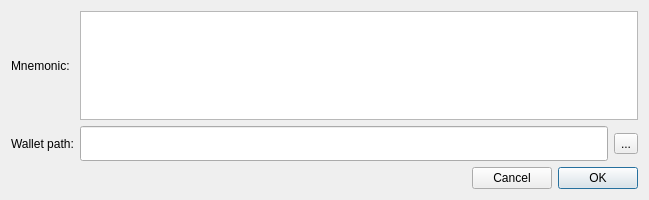
<?xml version="1.0" encoding="UTF-8"?>
<ui version="4.0">
 <class>RestoreFromMnemonicSeedDialog</class>
 <widget class="QDialog" name="RestoreFromMnemonicSeedDialog">
  <property name="geometry">
   <rect>
    <x>0</x>
    <y>0</y>
    <width>649</width>
    <height>200</height>
   </rect>
  </property>
  <property name="minimumSize">
   <size>
    <width>0</width>
    <height>180</height>
   </size>
  </property>
  <property name="windowTitle">
   <string>Restore from mnemonic phrase</string>
  </property>
  <layout class="QVBoxLayout" name="verticalLayout">
   <item>
    <layout class="QGridLayout" name="gridLayout">
     <item row="0" column="0">
      <widget class="QLabel" name="label">
       <property name="text">
        <string>Mnemonic:</string>
       </property>
      </widget>
     </item>
     <item row="2" column="2">
      <widget class="QToolButton" name="m_selectPathButton">
       <property name="text">
        <string>...</string>
       </property>
      </widget>
     </item>
     <item row="2" column="0">
      <widget class="QLabel" name="label_2">
       <property name="text">
        <string>Wallet path:</string>
       </property>
      </widget>
     </item>
     <item row="2" column="1">
      <widget class="QLineEdit" name="m_pathEdit">
       <property name="styleSheet">
        <string notr="true">font: 14pt Capsuula;
font-weight:bold;
</string>
       </property>
      </widget>
     </item>
     <item row="0" column="1" colspan="2">
      <widget class="QTextEdit" name="m_seedEdit">
       <property name="minimumSize">
        <size>
         <width>0</width>
         <height>100</height>
        </size>
       </property>
       <property name="styleSheet">
        <string notr="true">font: 14pt Dual;
font-weight: bold;</string>
       </property>
       <property name="readOnly">
        <bool>false</bool>
       </property>
      </widget>
     </item>
    </layout>
   </item>
   <item>
    <spacer name="verticalSpacer">
     <property name="orientation">
      <enum>Qt::Vertical</enum>
     </property>
     <property name="sizeHint" stdset="0">
      <size>
       <width>20</width>
       <height>2</height>
      </size>
     </property>
    </spacer>
   </item>
   <item>
    <layout class="QHBoxLayout" name="horizontalLayout">
     <item>
      <widget class="QLabel" name="m_errorLabel">
       <property name="text">
        <string/>
       </property>
      </widget>
     </item>
     <item>
      <spacer name="horizontalSpacer">
       <property name="orientation">
        <enum>Qt::Horizontal</enum>
       </property>
       <property name="sizeHint" stdset="0">
        <size>
         <width>40</width>
         <height>20</height>
        </size>
       </property>
      </spacer>
     </item>
     <item>
      <widget class="QPushButton" name="m_cancelButton">
       <property name="text">
        <string>Cancel</string>
       </property>
       <property name="autoDefault">
        <bool>false</bool>
       </property>
      </widget>
     </item>
     <item>
      <widget class="QPushButton" name="m_okButton">
       <property name="text">
        <string>OK</string>
       </property>
       <property name="autoDefault">
        <bool>false</bool>
       </property>
       <property name="default">
        <bool>true</bool>
       </property>
      </widget>
     </item>
    </layout>
   </item>
  </layout>
 </widget>
 <resources/>
 <connections>
  <connection>
   <sender>m_selectPathButton</sender>
   <signal>clicked()</signal>
   <receiver>RestoreFromMnemonicSeedDialog</receiver>
   <slot>selectPathClicked()</slot>
   <hints>
    <hint type="sourcelabel">
     <x>620</x>
     <y>54</y>
    </hint>
    <hint type="destinationlabel">
     <x>323</x>
     <y>65</y>
    </hint>
   </hints>
  </connection>
  <connection>
   <sender>m_okButton</sender>
   <signal>clicked()</signal>
   <receiver>RestoreFromMnemonicSeedDialog</receiver>
   <slot>accept()</slot>
   <hints>
    <hint type="sourcelabel">
     <x>594</x>
     <y>102</y>
    </hint>
    <hint type="destinationlabel">
     <x>323</x>
     <y>65</y>
    </hint>
   </hints>
  </connection>
  <connection>
   <sender>m_cancelButton</sender>
   <signal>clicked()</signal>
   <receiver>RestoreFromMnemonicSeedDialog</receiver>
   <slot>reject()</slot>
   <hints>
    <hint type="sourcelabel">
     <x>511</x>
     <y>102</y>
    </hint>
    <hint type="destinationlabel">
     <x>323</x>
     <y>65</y>
    </hint>
   </hints>
  </connection>
  <connection>
   <sender>m_seedEdit</sender>
   <signal>textChanged()</signal>
   <receiver>RestoreFromMnemonicSeedDialog</receiver>
   <slot>onTextChanged()</slot>
   <hints>
    <hint type="sourcelabel">
     <x>355</x>
     <y>38</y>
    </hint>
    <hint type="destinationlabel">
     <x>323</x>
     <y>69</y>
    </hint>
   </hints>
  </connection>
 </connections>
 <slots>
  <slot>selectPathClicked()</slot>
 </slots>
</ui>
